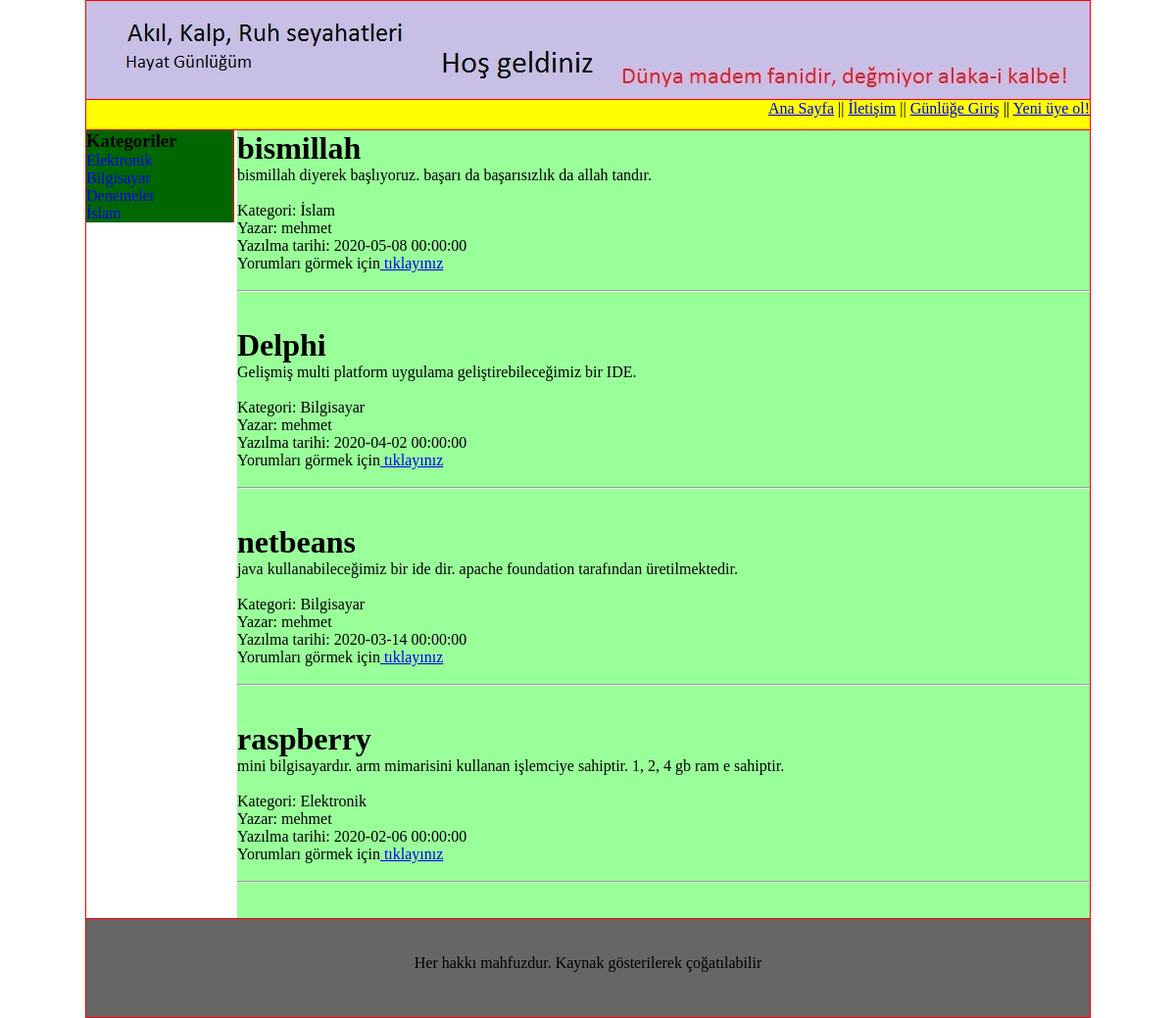
The page / on the database its author committed.
### tables this page shows
CREATE TABLE IF NOT EXISTS `kategoriler` (
  `id` int(11) NOT NULL AUTO_INCREMENT,
  `kategori` varchar(100) NOT NULL,
  `aciklama` varchar(300) NOT NULL,
  PRIMARY KEY (`id`)
);

CREATE TABLE IF NOT EXISTS `yazilar` (
  `id` int(11) NOT NULL AUTO_INCREMENT,
  `baslik` varchar(500) NOT NULL,
  `icerik` text NOT NULL,
  `kategori` varchar(50) NOT NULL,
  `tarih` datetime NOT NULL,
  `kullanici_adi` varchar(50) NOT NULL,
  PRIMARY KEY (`id`)
);

### index.php (the view, shortened to what this page needs)
<html>
<head>
<link rel ="stylesheet" type="text/css" href="mainstil.css">
</head>
<body>
<div  class ="tasiyici">
<div class="ustbolum">
<img src="ust.jpg">
</div>
<div class="ust1">
<a href="index.php">Ana Sayfa</a> || <a href="iletisim.php">İletişim</a> ||
<?php
if(isset($_SESSION["login"]))
{
	echo "<a href='cikis.php'>Çıkış</a> ";
}
else
{
	echo "<a href='giris.php'>Günlüğe Giriş</a> ";
}
?>
|| <a href="uyekayit.php">Yeni üye ol!</a>
</div>
<div class="solbolum">
<?php
require_once "ayar.php" ;
$baglanti =mysqli_connect($blog_vt_host,$blog_vt_username,$blog_vt_sifre,$blog_vt_name);
$sql_baglanti= "SELECT * FROM kategoriler";
$sorgu=mysqli_query($baglanti, $sql_baglanti);
 echo "<h3> Kategoriler </h3>";
while ($satir =mysqli_fetch_array($sorgu))
{
	$kategori = $satir["kategori"];
	echo "<p><a href='index.php?kategori=".$kategori."'>".$kategori."</a></p>";
}
?>
</div>
<div class="sagbolum">
<?php
	$baglanti =mysqli_connect($blog_vt_host,$blog_vt_username,$blog_vt_sifre,$blog_vt_name);
	if (isset($_GET['kategori']))
	{
	$sql_baglanti= "SELECT * FROM yazilar WHERE kategori='".$_GET['kategori']."' ORDER BY tarih DESC";
	$sorgu=mysqli_query($baglanti, $sql_baglanti);
	while ($satir =mysqli_fetch_array($sorgu))
    {
	echo "<h1>".$satir['baslik']."</h1>";
	echo "<p>".$satir['icerik']."</p>";
	echo "<br>";
	echo "<p>Kategori: ".$satir['kategori']."</p>";
	echo "<p>Yazar: ".$satir['kullanici_adi']."</p>";
	echo "<p>Yazılma tarihi: ".$satir['tarih']."</p>";
	echo "<p>Yorumları görmek için<a href='ayrinti.php?yazi_id=".$satir['id']."'> tıklayınız</a> </p>";
	echo "<br>";
	echo "<hr/>";
	echo "<br/>";
	echo "<br/>";
	}
	 unset($_GET['kategori']);
	}
	else
	{
	$sql_baglanti= "SELECT * FROM yazilar ORDER BY tarih DESC";
	$sorgu=mysqli_query($baglanti, $sql_baglanti);
	while ($satir =mysqli_fetch_array($sorgu))
    {
	echo "<h1>".$satir['baslik']."</h1>";
	echo "<p>".$satir['icerik']."</p>";
	echo "<br>";
	echo "<p>Kategori: ".$satir['kategori']."</p>";
	echo "<p>Yazar: ".$satir['kullanici_adi']."</p>";
	echo "<p>Yazılma tarihi: ".$satir['tarih']."</p>";
	echo "<p>Yorumları görmek için<a href='ayrinti.php?yazi_id=".$satir['id']."'> tıklayınız</a> </p>";
	echo "<br>";
	echo "<hr/>";
	echo "<br>";
	echo "<br>";
	}
	}
?>
</div>
<div class="altbolum">
	<br>
    <br>
	<p> Her hakkı mahfuzdur. Kaynak gösterilerek çoğatılabilir</p>
</div>
</div>
</body>
</html>

### mainstil.css (style rules this page uses)
* { padding:0px;margin:0px; }
.tasiyici { width:1024px; margin:auto; border:1px solid red; }
.ustbolum { height:100px; width :1024px; border-bottom:1px solid red; }
.ust1 { height: 30px; width : 100%; border-bottom: 1px solid red; background-color: #FF0; text-align: right; }
.solbolum { float:left; width:150px;border-right:1px solid red;background-color:#006600; }
.sagbolum { float:right; width:870;background-color:#99ff99; }
.altbolum { height:100px; border-top:1px solid red; background-color:#666666; text-align: center; }
.solbolum a { text-decoration : none; text-align: center; }

### rows shown on the page
kategoriler: kategori "Elektronik"
kategoriler: kategori "Bilgisayar"
kategoriler: kategori "Denemeler"
kategoriler: kategori "İslam"
yazilar: baslik "bismillah", icerik "bismillah diyerek başlıyoruz. başarı da başarısızlık da allah tandır.", kategori "İslam", kullanici_adi "mehmet", tarih "2020-05-08 00:00:00"
yazilar: baslik "Delphi", icerik "Gelişmiş multi platform uygulama geliştirebileceğimiz bir IDE.", kategori "Bilgisayar", kullanici_adi "mehmet", tarih "2020-04-02 00:00:00"
yazilar: baslik "netbeans", icerik "java kullanabileceğimiz bir ide dir. apache foundation tarafından üretilmektedir.", kategori "Bilgisayar", kullanici_adi "mehmet", tarih "2020-03-14 00:00:00"
yazilar: baslik "raspberry", icerik "mini bilgisayardır. arm mimarisini kullanan işlemciye sahiptir. 1, 2, 4 gb ram e sahiptir.", kategori "Elektronik", kullanici_adi "mehmet", tarih "2020-02-06 00:00:00"
